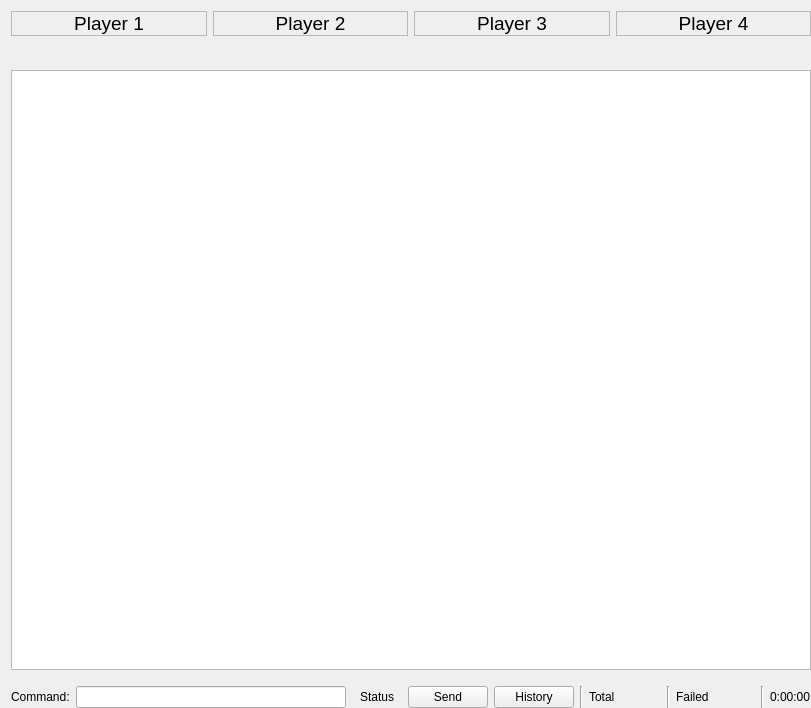
      <widget class="QWidget" name="PageGame">
       <layout class="QVBoxLayout" name="verticalLayout_7">
        <property name="rightMargin">
         <number>0</number>
        </property>
        <property name="bottomMargin">
         <number>0</number>
        </property>
        <item>
         <layout class="QHBoxLayout" name="horizontalLayout_9">
          <item>
           <widget class="QLabel" name="playerLabel_1">
            <property name="sizePolicy">
             <sizepolicy hsizetype="Expanding" vsizetype="Preferred">
              <horstretch>0</horstretch>
              <verstretch>0</verstretch>
             </sizepolicy>
            </property>
            <property name="font">
             <font>
              <pointsize>14</pointsize>
             </font>
            </property>
            <property name="mouseTracking">
             <bool>false</bool>
            </property>
            <property name="toolTip">
             <string/>
            </property>
            <property name="frameShape">
             <enum>QFrame::StyledPanel</enum>
            </property>
            <property name="frameShadow">
             <enum>QFrame::Sunken</enum>
            </property>
            <property name="text">
             <string>Player 1</string>
            </property>
            <property name="alignment">
             <set>Qt::AlignCenter</set>
            </property>
           </widget>
          </item>
          <item>
           <widget class="QLabel" name="playerLabel_2">
            <property name="sizePolicy">
             <sizepolicy hsizetype="Expanding" vsizetype="Preferred">
              <horstretch>0</horstretch>
              <verstretch>0</verstretch>
             </sizepolicy>
            </property>
            <property name="font">
             <font>
              <pointsize>14</pointsize>
             </font>
            </property>
            <property name="mouseTracking">
             <bool>false</bool>
            </property>
            <property name="frameShape">
             <enum>QFrame::StyledPanel</enum>
            </property>
            <property name="frameShadow">
             <enum>QFrame::Sunken</enum>
            </property>
            <property name="text">
             <string>Player 2</string>
            </property>
            <property name="alignment">
             <set>Qt::AlignCenter</set>
            </property>
           </widget>
          </item>
          <item>
           <widget class="QLabel" name="playerLabel_3">
            <property name="sizePolicy">
             <sizepolicy hsizetype="Expanding" vsizetype="Preferred">
              <horstretch>0</horstretch>
              <verstretch>0</verstretch>
             </sizepolicy>
            </property>
            <property name="font">
             <font>
              <pointsize>14</pointsize>
             </font>
            </property>
            <property name="mouseTracking">
             <bool>false</bool>
            </property>
            <property name="frameShape">
             <enum>QFrame::StyledPanel</enum>
            </property>
            <property name="frameShadow">
             <enum>QFrame::Sunken</enum>
            </property>
            <property name="text">
             <string>Player 3</string>
            </property>
            <property name="alignment">
             <set>Qt::AlignCenter</set>
            </property>
           </widget>
          </item>
          <item>
           <widget class="QLabel" name="playerLabel_4">
            <property name="sizePolicy">
             <sizepolicy hsizetype="Expanding" vsizetype="Preferred">
              <horstretch>0</horstretch>
              <verstretch>0</verstretch>
             </sizepolicy>
            </property>
            <property name="font">
             <font>
              <pointsize>14</pointsize>
             </font>
            </property>
            <property name="cursor">
             <cursorShape>ArrowCursor</cursorShape>
            </property>
            <property name="frameShape">
             <enum>QFrame::StyledPanel</enum>
            </property>
            <property name="frameShadow">
             <enum>QFrame::Sunken</enum>
            </property>
            <property name="text">
             <string>Player 4</string>
            </property>
            <property name="alignment">
             <set>Qt::AlignCenter</set>
            </property>
           </widget>
          </item>
         </layout>
        </item>
        <item>
         <widget class="QLabel" name="LabelGameMsg">
          <property name="font">
           <font>
            <pointsize>14</pointsize>
            <kerning>true</kerning>
           </font>
          </property>
          <property name="text">
           <string/>
          </property>
          <property name="alignment">
           <set>Qt::AlignCenter</set>
          </property>
         </widget>
        </item>
        <item>
         <widget class="ZoomGraphicsView" name="GameView">
          <property name="sizePolicy">
           <sizepolicy hsizetype="MinimumExpanding" vsizetype="MinimumExpanding">
            <horstretch>0</horstretch>
            <verstretch>0</verstretch>
           </sizepolicy>
          </property>
          <property name="minimumSize">
           <size>
            <width>800</width>
            <height>600</height>
           </size>
          </property>
          <property name="focusPolicy">
           <enum>Qt::StrongFocus</enum>
          </property>
          <property name="acceptDrops">
           <bool>false</bool>
          </property>
          <property name="verticalScrollBarPolicy">
           <enum>Qt::ScrollBarAsNeeded</enum>
          </property>
          <property name="horizontalScrollBarPolicy">
           <enum>Qt::ScrollBarAsNeeded</enum>
          </property>
          <property name="interactive">
           <bool>false</bool>
          </property>
          <property name="renderHints">
           <set>QPainter::HighQualityAntialiasing|QPainter::SmoothPixmapTransform|QPainter::TextAntialiasing</set>
          </property>
          <property name="dragMode">
           <enum>QGraphicsView::ScrollHandDrag</enum>
          </property>
         </widget>
        </item>
        <item>
         <spacer name="verticalSpacer_11">
          <property name="orientation">
           <enum>Qt::Vertical</enum>
          </property>
          <property name="sizeType">
           <enum>QSizePolicy::Fixed</enum>
          </property>
          <property name="sizeHint" stdset="0">
           <size>
            <width>20</width>
            <height>10</height>
           </size>
          </property>
         </spacer>
        </item>
        <item>
         <layout class="QHBoxLayout" name="horizontalLayout_4">
          <property name="bottomMargin">
           <number>0</number>
          </property>
          <item>
           <widget class="QLabel" name="label_2">
            <property name="text">
             <string>Command:</string>
            </property>
           </widget>
          </item>
          <item>
           <widget class="QLineEdit" name="CommandInput">
            <property name="inputMethodHints">
             <set>Qt::ImhNone</set>
            </property>
           </widget>
          </item>
          <item>
           <widget class="QLabel" name="LabelCommandStatus">
            <property name="minimumSize">
             <size>
              <width>50</width>
              <height>0</height>
             </size>
            </property>
            <property name="text">
             <string>Status</string>
            </property>
            <property name="alignment">
             <set>Qt::AlignCenter</set>
            </property>
           </widget>
          </item>
          <item>
           <widget class="QPushButton" name="ButtonSendCommand">
            <property name="text">
             <string>Send</string>
            </property>
           </widget>
          </item>
          <item>
           <widget class="QPushButton" name="ButtonCommandHistory">
            <property name="text">
             <string>History</string>
            </property>
           </widget>
          </item>
          <item>
           <widget class="Line" name="line_3">
            <property name="orientation">
             <enum>Qt::Vertical</enum>
            </property>
           </widget>
          </item>
          <item>
           <widget class="QLabel" name="label_5">
            <property name="text">
             <string>Total</string>
            </property>
           </widget>
          </item>
          <item>
           <widget class="QLabel" name="LabelTotalCommands">
            <property name="minimumSize">
             <size>
              <width>40</width>
              <height>0</height>
             </size>
            </property>
            <property name="text">
             <string/>
            </property>
            <property name="alignment">
             <set>Qt::AlignRight|Qt::AlignTrailing|Qt::AlignVCenter</set>
            </property>
           </widget>
          </item>
          <item>
           <widget class="Line" name="line">
            <property name="orientation">
             <enum>Qt::Vertical</enum>
            </property>
           </widget>
          </item>
          <item>
           <widget class="QLabel" name="label_7">
            <property name="text">
             <string>Failed</string>
            </property>
           </widget>
          </item>
          <item>
           <widget class="QLabel" name="LabelFailedCommands">
            <property name="minimumSize">
             <size>
              <width>40</width>
              <height>0</height>
             </size>
            </property>
            <property name="text">
             <string/>
            </property>
            <property name="alignment">
             <set>Qt::AlignRight|Qt::AlignTrailing|Qt::AlignVCenter</set>
            </property>
           </widget>
          </item>
          <item>
           <widget class="Line" name="line_2">
            <property name="orientation">
             <enum>Qt::Vertical</enum>
            </property>
           </widget>
          </item>
          <item>
           <widget class="QLabel" name="LabelGameTime">
            <property name="text">
             <string>0:00:00</string>
            </property>
           </widget>
          </item>
         </layout>
        </item>
       </layout>
      </widget>
